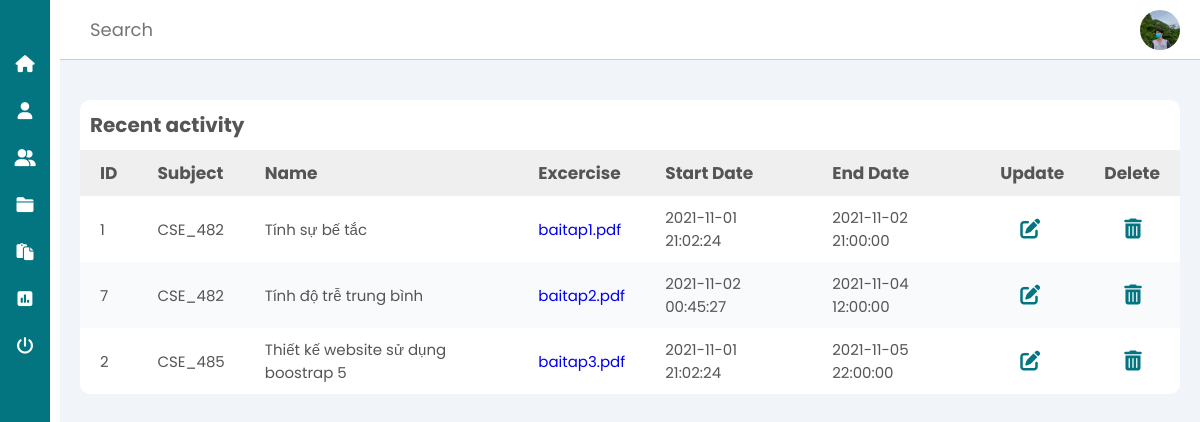
The app's page /teacher/homework.php (signed in) with its own data.
### tables this page shows
CREATE TABLE `tb_homework` (
  `id_homework` int(11) NOT NULL,
  `id_subject` char(10) DEFAULT NULL,
  `name_homework` varchar(100) DEFAULT NULL,
  `excercise` char(100) DEFAULT NULL,
  `start_date` datetime DEFAULT current_timestamp(),
  `end_date` datetime DEFAULT NULL,
  `home_level` tinyint(4) NOT NULL DEFAULT 0
);

### teacher/homework.php (the view, shortened to what this page needs)
<?php
    include('header.php');
?>
    <main>
        <section class="recent">
            <div class="activity-grid">
                <div class="activity-card">
                    <h3>Recent activity</h3>
                    <div class="table-responsive">
                        <table>
                            <thead>
                                <tr>
                                    <th>ID</th>
                                    <th>Subject</th>
                                    <th>Name</th>
                                    <th>Excercise</th>
                                    <th>Start Date</th>
                                    <th>End Date</th>
                                    <th>Update</th>
                                    <th>Delete</th>
                                </tr>
                            </thead>
                            <tbody><tbody>
                                <?php
                                    $sql = "SELECT * FROM tb_homework WHERE home_level = 0 ORDER BY id_subject";
                                    $res = mysqli_query($conn, $sql);
                                    if($res == TRUE)
                                    {
                                        $count = mysqli_num_rows($res);
                                        if($count>0)
                                        {
                                            while($row = mysqli_fetch_assoc($res))
                                            {
                                                $id_home = $row['id_homework'];
                                                $id_sub = $row['id_subject'];
                                                $name = $row['name_homework'];
                                                $excer= $row['excercise'];
                                                $sdate = $row['start_date'];
                                                $edate = $row['end_date'];
                                ?>
                                                <tr>
                                                    <td><?php echo $id_home; ?></td>
                                                    <td><?php echo $id_sub; ?></td>
                                                    <td><?php echo $name ?></td>
                                                    <td>
                                                        <a href="dowload_homework.php?file=<?php echo $row['excercise'] ?>">
                                                            <?php echo $excer;?>
                                                        </a>
                                                    </td>
                                                    <td><?php echo $sdate; ?></td>
                                                    <td><?php echo $edate; ?></td>
                                                    <td>
                                                        <a href="update_homework.php?id_home=<?php echo $id_home;?>&&id_sub=<?php echo $id_sub; ?>" class="update-icon">
                                                            <i class="fas fa-edit"></i>
                                                        </a>
                                                    </td>
                                                    <td>
                                                        <a href="delete_homework.php?id_home=<?php echo $id_home;?>&&id_sub=<?php echo $id_sub; ?>" class="delete-icon">
                                                            <i class="fas fa-trash-alt"></i>
                                                        </a>
                                                    </td>
                                                </tr>
                                <?php
                                            }
                                        }
                                        else
                                        {
                                        }
                                    }
                                ?>
                            </tbody>
                        </table>
                    </div>
                </div>
            </div>
        </section>
    </div>
<?php
include('footer.php');
?>

### teacher/css/teacher.css (style rules this page uses)
* { font-family: 'Poppins', sans-serif; margin: 0; padding: 0; box-sizing: border-box; outline: none; border:none; text-decoration: none; transition: all .3s linear; transition: width none; list-style: none; }
.update-icon, .delete-icon { font-size: 2rem; margin-left: 1rem; color: var(--main-color); padding: 0 1rem; }
main { margin-top: 6rem; background: #f1f5f9; min-height: 90vh; padding: 1rem 2rem; }
.recent { margin-top: 3rem; margin-bottom: 3rem; }
.recent .activity-grid { display: grid; grid-template-columns: 100%; grid-column-gap: 1rem; }
.recent .activity-card { background: #fff; border-radius: 1rem; }
.recent .activity-grid .activity-card h3 { color: var(--text); margin: 1rem; font-size: 2rem; }
.recent .activity-grid .activity-card table { width: 100%; border-collapse: collapse; }
.recent .activity-grid .activity-card table thead { background: #efefef; text-align: left; }
th, td { font-size: 1.7rem; padding: 1rem 2rem; color: var(--text); }
td { font-size: 1.5rem; }
tbody tr:nth-child(even) { background: #f9fafc; }

### records on screen
tb_homework: id_homework "1", id_subject "CSE_482", name_homework "Tính sự bế tắc", excercise "baitap1.pdf", start_date "2021-11-01 21:02:24", end_date "2021-11-02 21:00:00"
tb_homework: id_homework "7", id_subject "CSE_482", name_homework "Tính độ trễ trung bình", excercise "baitap2.pdf", start_date "2021-11-02 00:45:27", end_date "2021-11-04 12:00:00"
tb_homework: id_homework "2", id_subject "CSE_485", name_homework "Thiết kế website sử dụng boostrap 5", excercise "baitap3.pdf", start_date "2021-11-01 21:02:24", end_date "2021-11-05 22:00:00"
